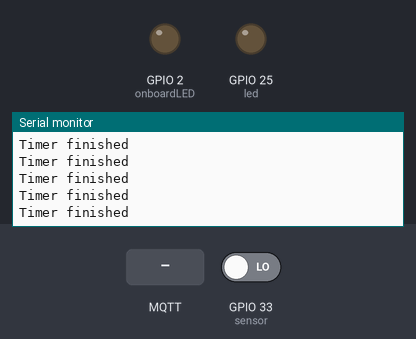
Simulated run of this program. Board: ESP32. Shown: output pins drawn as LEDs (lit = HIGH), the last lines printed to the serial monitor. The test bench sets the inputs (shaded band); at power-on: GPIO 33 (sensor) LOW. WiFi joins after 1.5 s; servers stay silent unless stated; no MQTT or app messages arrive unless stated.

Above: at 2.7 s.
2.8 s: GPIO 33 (sensor) driven HIGH
At 3.8 s:
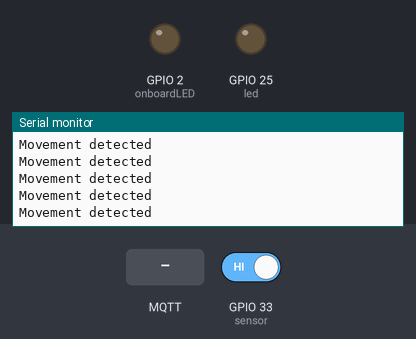
4.7 s: MQTT message "light" arrives on the first subscribed topic
At 4.78 s:
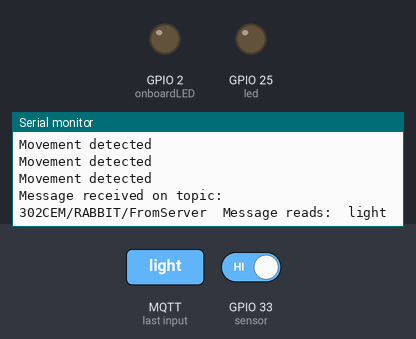
6.2 s: MQTT message "intensity" arrives on the first subscribed topic
At 6.28 s:
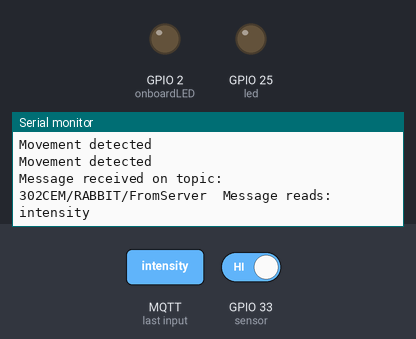
9.2 s: MQTT message "timer" arrives on the first subscribed topic
At 9.28 s:
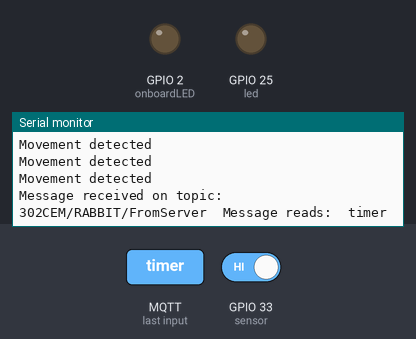

Measured:
- after the input at 2.8 s, the serial monitor: prints a new line at once (image 1)
- after the input at 4.7 s, the serial monitor: prints a new line at once (image 2)
- after the input at 6.2 s, the serial monitor: prints a new line at once (image 3)
- after the input at 9.2 s, the serial monitor: prints a new line at once (image 4)

The program:

main.cpp
```cpp
// Chris Bass - Coventry University
// 13/04/2019
// Secure encrypted MQTT with TLS/SSL using the ESP32 esp32doit-devkit-v1
// main.cpp
// This program provides an example of sending and receiving data via the MQTT publish-subscribe protocol

#include <Arduino.h>
#include <ArduinoJson.h>
#include <analogWrite.h>

#include <WiFi.h>
#include <WiFiClientSecure.h>
#include <PubSubClient.h>

#include "mqttcert.h"


int led = 25;
bool ledOn = false;
int ledIntensity = 0;
int sensor = 33;
String dataToSend;
int sensorval = 0;
int valueReturned;
int timerMax = 0;
long timerSecond = 0;
const double ledPower = 0.0818;
double ledPowerUsed = 0;
double powerUsed = 0;
int ledTimer = 0;

WiFiClientSecure espClient;
PubSubClient mqttClient(espClient);

long lastMsgTimer = 0;
const int onboardLED = 2; // GPIO2 (D2) on the DOIT-ESP32-DevKitV1
const int LEDLightPort = 32;

// The receivedCallback() function will be invoked when this client receives data about the subscribed topic:
 void receivedCallback(char* topic, byte* payload, unsigned int length)
 {
    Serial.print("\nMessage received on topic:  ");
    Serial.print(topic);
    Serial.print("  Message reads:  ");

    //Example json reading data and outputting to console
    DynamicJsonDocument doc(1024);
    String input = ((char *)payload);
    Serial.println(input);
    deserializeJson(doc, input);
    JsonObject obj = doc.as<JsonObject>();
    String somethingToMakeItRun = obj["type"];
    String state = obj["state"];
    int val = obj["val"];
    Serial.println(somethingToMakeItRun);

    if(somethingToMakeItRun.equals("light")){
        if(state.equals("intensity")){
            switch(val){
                case 0: ledIntensity = 0;
                        ledPowerUsed = 0;
                break;
                case 1: ledIntensity = 64;
                        ledPowerUsed = ledPower/4;
                break;
                case 2: ledIntensity = 127;
                        ledPowerUsed = ledPower/2;
                break;
                case 3: ledIntensity = 192;
                        ledPowerUsed = ledPower * 3/4;
                break;
                case 4: ledIntensity = 255;
                        ledPowerUsed = ledPower;
                break;
            }
            if (ledOn == true){
                analogWrite(led, ledIntensity);
            }
        }
        else if (state.equals("timer")){
             switch(val){
                case 0: timerMax = 15;
                break;
                case 1: timerMax = 30;
                break;
                case 2: timerMax = 45;
                break;
                case 3: timerMax = 60;
                break;
                case 4: timerMax = 75;
                break;
             }
        }
    }

    Serial.println();
}

// The mqttConnect() function will attempt to connect to MQTT and subscribe to a topic feed:
void mqttConnect() {
    while (!mqttClient.connected()) {

        Serial.print("In mqttConnect(), connecting...  ");

        if (mqttClient.connect(MQTT_CLIENT_ID, MQTT_USERNAME.c_str(), MQTT_PASSWORD)) {
            Serial.println("...connected to mqtt server!");
            Serial.print("Subscribing to topic:  ");
            Serial.println(MQTT_TOPIC_NAME_SUBSCRIBE.c_str());

            // Subscribe topic with default QoS 0
            // Let's just subscribe to the same feed we are publishing to, to see if our message gets recorded.
            mqttClient.subscribe(MQTT_TOPIC_NAME_SUBSCRIBE.c_str());

        } else {
            Serial.println("...mqttConnect() failed, status code =");
            Serial.println(mqttClient.state());
            Serial.println("try again in 5 seconds...");
            delay(5000); // Wait 5 seconds before retrying
        }
    }
}

void setup() {
    pinMode(onboardLED, OUTPUT);
    pinMode(led, OUTPUT);
    pinMode(sensor, INPUT);
    analogWriteResolution(led, 12);

    Serial.begin(9600);
    Serial.println();
    Serial.println();
    Serial.println("Hello MQTT program");
    Serial.print("Attempting to connect to WiFi SSID:  ");
    Serial.println(WIFI_SSID);
    Serial.print("Connecting");

    // We start by connecting to a WiFi network
    WiFi.begin(WIFI_SSID, WIFI_PASSWORD);

    while (WiFi.status() != WL_CONNECTED) {
        delay(500);
        Serial.print(".");
    }

    Serial.println("");
    Serial.println("WiFi connected");
    Serial.print("IP address:  ");
    Serial.println(WiFi.localIP());

    Serial.println("Setting up MQTT...");

    // We need a certificate in order to do a __secure__ TLS/SSL connection to our server
    espClient.setCACert(CA_CERT);

    // Port 1883 is reserved with IANA for use with MQTT.
    // TCP/IP port 8883 is also registered, for using MQTT over SSL.
    // help url:  http://www.iotsharing.com/2017/08/how-to-use-esp32-mqtts-with-mqtts-mosquitto-broker-tls-ssl.html
    mqttClient.setServer(MQTT_SERVER, 8883); // Port 8883 for MQTT over SSL.

    // The receivedCallback() function will be invoked when this client receives the subscribed topic:
    mqttClient.setCallback(receivedCallback);
}

void loop() {

    mqttConnect();

    // this function will listen for incoming subscribed topic processes and invoke receivedCallback()
    mqttClient.loop();
        long now = millis();

        sensorval = digitalRead(sensor);

        //Does action every second
        if(((now - timerSecond) / 1000) > 1) {
            timerSecond = now;
            Serial.println(sensorval);
            if (ledOn) {powerUsed = powerUsed + ledPowerUsed;}
        }

        //Motion sensor
        if (sensorval == HIGH)
        {
        ledTimer = now;
        analogWrite(led, ledIntensity);
        ledOn = true;
        Serial.println("Movement detected");
        }

        //Led timer:
        if((now - ledTimer) / 1000 > timerMax){
            ledOn = false;
            analogWrite(led, 0);
            Serial.println("Timer finished");
        }


    // we send a reading every 10 secs
    // we count until 5 secs reached to avoid blocking program (instead of using delay())

    if (now - lastMsgTimer > 30000) {
        lastMsgTimer = now;

        dataToSend = powerUsed;
        powerUsed = 0;
        // just convert time stamp to a c-string and send as data:
        // dataToSend could be a sensor reading instead
        Serial.println();
        Serial.print("Publishing data:  ");
        Serial.println(dataToSend);
        mqttClient.publish(MQTT_TOPIC_NAME_PUBLISH.c_str(), dataToSend.c_str());
    }
} 
```

mqttcert.h
```cpp
// Chris Bass - Coventry University
// 13/04/2019
// Secure encrypted MQTT with TLS/SSL using the ESP32 esp32doit-devkit-v1
// mqttcert.h
// Contains the login credentials and certificate for the mqtt.coventry.ac.uk server

#include <string>

// WiFi ssid and password, change it with your ssid and password:
const char* WIFI_SSID = "ECL-LEGO-ROBOTS";
const char* WIFI_PASSWORD = "9cjjp64270";
//const char* WIFI_SSID = "AndroidAP";
//const char* WIFI_PASSWORD = "12345678";

// MQTT IP address of the PC/raspberry where you installed MQTT Server:
const char* MQTT_SERVER = "mqtt.coventry.ac.uk";
const char* MQTT_CLIENT_ID = "safwatn";  // unique client ID for this device
const std::string MQTT_USERNAME = "302CEM";
const char* MQTT_PASSWORD = "n3fXXFZrjw";
// topic name must be in "username/topicname" for our server format, so concatenate strings
const std::string MQTT_TOPIC_NAME_PUBLISH   = MQTT_USERNAME + "/RABBIT/FromMicro";
const std::string MQTT_TOPIC_NAME_SUBSCRIBE = MQTT_USERNAME + "/RABBIT/FromServer";


// TLS/SSL certificate for encrypted mqtt:
const char* CA_CERT =
    "-----BEGIN CERTIFICATE-----\n" \
    "MIIFYDCCA0igAwIBAgIURFc0JFuBiZs18s64KztbpybwdSgwDQYJKoZIhvcNAQEL\n" \
    "BQAwSDELMAkGA1UEBhMCQk0xGTAXBgNVBAoTEFF1b1ZhZGlzIExpbWl0ZWQxHjAc\n" \
    "BgNVBAMTFVF1b1ZhZGlzIFJvb3QgQ0EgMiBHMzAeFw0xMjAxMTIxODU5MzJaFw00\n" \
    "MjAxMTIxODU5MzJaMEgxCzAJBgNVBAYTAkJNMRkwFwYDVQQKExBRdW9WYWRpcyBM\n" \
    "aW1pdGVkMR4wHAYDVQQDExVRdW9WYWRpcyBSb290IENBIDIgRzMwggIiMA0GCSqG\n" \
    "SIb3DQEBAQUAA4ICDwAwggIKAoICAQChriWyARjcV4g/Ruv5r+LrI3HimtFhZiFf\n" \
    "qq8nUeVuGxbULX1QsFN3vXg6YOJkApt8hpvWGo6t/x8Vf9WVHhLL5hSEBMHfNrMW\n" \
    "n4rjyduYNM7YMxcoRvynyfDStNVNCXJJ+fKH46nafaF9a7I6JaltUkSs+L5u+9ym\n" \
    "c5GQYaYDFCDy54ejiK2toIz/pgslUiXnFgHVy7g1gQyjO/Dh4fxaXc6AcW34Sas+\n" \
    "O7q414AB+6XrW7PFXmAqMaCvN+ggOp+oMiwMzAkd056OXbxMmO7FGmh77FOm6RQ1\n" \
    "o9/NgJ8MSPsc9PG/Srj61YxxSscfrf5BmrODXfKEVu+lV0POKa2Mq1W/xPtbAd0j\n" \
    "IaFYAI7D0GoT7RPjEiuA3GfmlbLNHiJuKvhB1PLKFAeNilUSxmn1uIZoL1NesNKq\n" \
    "IcGY5jDjZ1XHm26sGahVpkUG0CM62+tlXSoREfA7T8pt9DTEceT/AFr2XK4jYIVz\n" \
    "8eQQsSWu1ZK7E8EM4DnatDlXtas1qnIhO4M15zHfeiFuuDIIfR0ykRVKYnLP43eh\n" \
    "vNURG3YBZwjgQQvD6xVu+KQZ2aKrr+InUlYrAoosFCT5v0ICvybIxo/gbjh9Uy3l\n" \
    "7ZizlWNof/k19N+IxWA1ksB8aRxhlRbQ694Lrz4EEEVlWFA4r0jyWbYW8jwNkALG\n" \
    "cC4BrTwV1wIDAQABo0IwQDAPBgNVHRMBAf8EBTADAQH/MA4GA1UdDwEB/wQEAwIB\n" \
    "BjAdBgNVHQ4EFgQU7edvdlq/YOxJW8ald7tyFnGbxD0wDQYJKoZIhvcNAQELBQAD\n" \
    "ggIBAJHfgD9DCX5xwvfrs4iP4VGyvD11+ShdyLyZm3tdquXK4Qr36LLTn91nMX66\n" \
    "AarHakE7kNQIXLJgapDwyM4DYvmL7ftuKtwGTTwpD4kWilhMSA/ohGHqPHKmd+RC\n" \
    "roijQ1h5fq7KpVMNqT1wvSAZYaRsOPxDMuHBR//47PERIjKWnML2W2mWeyAMQ0Ga\n" \
    "W/ZZGYjeVYg3UQt4XAoeo0L9x52ID8DyeAIkVJOviYeIyUqAHerQbj5hLja7NQ4n\n" \
    "lv1mNDthcnPxFlxHBlRJAHpYErAK74X9sbgzdWqTHBLmYF5vHX/JHyPLhGGfHoJE\n" \
    "+V+tYlUkmlKY7VHnoX6XOuYvHxHaU4AshZ6rNRDbIl9qxV6XU/IyAgkwo1jwDQHV\n" \
    "csaxfGl7w/U2Rcxhbl5MlMVerugOXou/983g7aEOGzPuVBj+D77vfoRrQ+NwmNtd\n" \
    "dbINWQeFFSM51vHfqSYP1kjHs6Yi9TM3WpVHn3u6GBVv/9YUZINJ0gpnIdsPNWNg\n" \
    "KCLjsZWDzYWm3S8P52dSbrsvhXz1SnPnxT7AvSESBT/8twNJAlvIJebiVDj1eYeM\n" \
    "HVOyToV7BjjHLPj4sHKNJeV3UvQDHEimUF+IIDBu8oJDqz2XhOdT+yHBTw8imoa4\n" \
    "WSr2Rz0ZiC3oheGe7IUIarFsNMkd7EgrO3jtZsSOeWmD3n+M\n" \
    "-----END CERTIFICATE-----\n";
```
